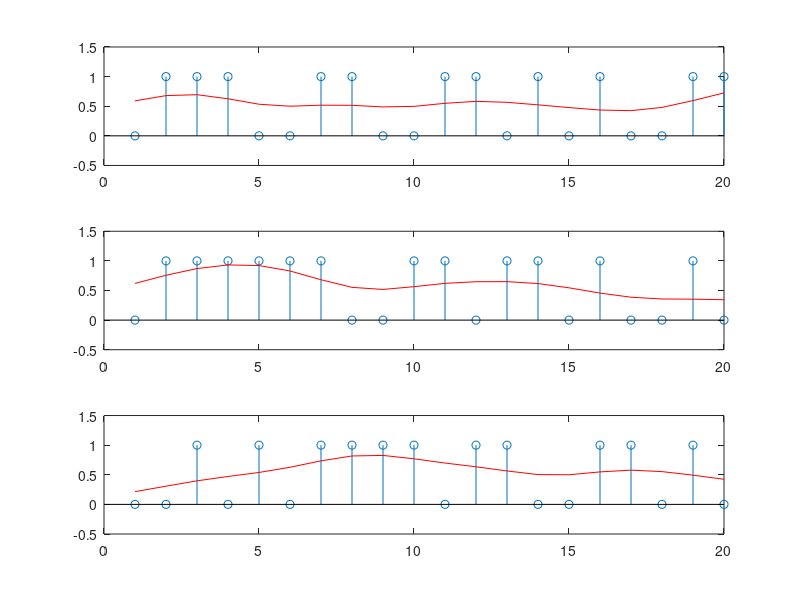
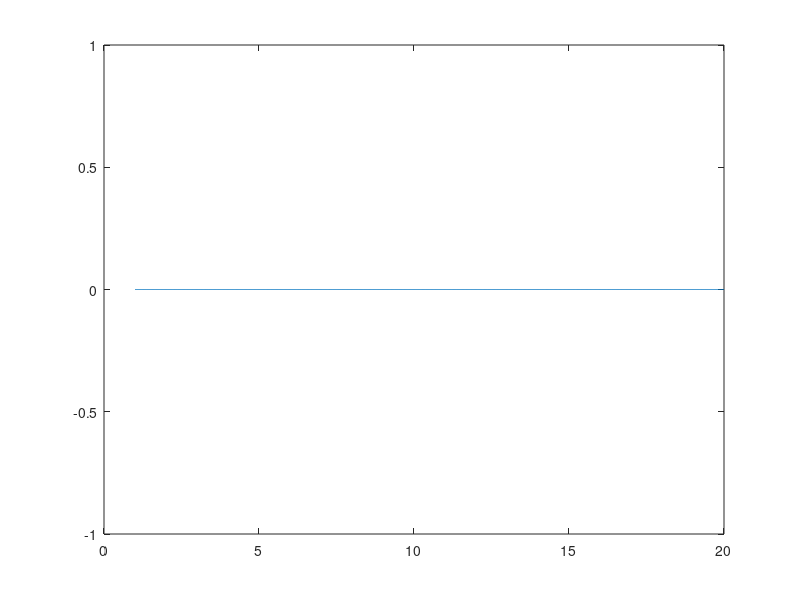

These charts were generated, in order, by the following MATLAB code: (Note: this script raises an error after producing the figures.)
minx = 1; 
maxx = 20;
x = minx:maxx; % for discrete plots
fineness = 1/100; 
finex = minx:fineness:maxx;
dim = 3;
y = randi(2,dim,size(x,2))-1;

% y = [zeros(1,50), ones(1,50); zeros(1,30), ones(1,50), zeros(1,20);  zeros(1,30), ones(1,60), zeros(1,10)];
h1 =  figure;
for ii = 1:dim
    subplot(3,1,ii)
    stem(x,y(ii,:));
    ylim([-0.5, 1.5]);
end


FWHM = 4;
sig = FWHM/sqrt(8*log(2));
kerny = exp(-(finex-250).^2/(2*sig^2));
figure
plot(finex, kerny);

sy = zeros(size(y));
for ii = 1:dim
    for xi = x
      kerny_i = exp(-(x-xi).^2/(2*sig^2));
      kerny_i = kerny_i / sum(kerny_i);
      sy(ii,xi)  = sum(y(ii,:).*kerny_i);
    end
end

figure(h1)
for ii = 1:dim
    subplot(3,1,ii)
    hold on;
    plot(x,sy(ii,:),'r')
    ylim([-0.5, 1.5]);
end


c = colorGradient([0 0 1], [1 0 0],maxx);
figure()
hold on
for ii = 1:length(sy(1,:)) 
    plot3(sy(1,ii),sy(2,ii),sy(3,ii),'.','MarkerSize',20,'Color',c(ii,:));
end

hold on
plot3(sy(1,:),sy(2,:),sy(3,:),'--');
view(3);
grid;
respMetric = mean(sqrt(sy(1,:).^2 + sy(2,:).^2))/sqrt(dim);

disp(['The normalized mean response metric = ', num2str(respMetric)]);